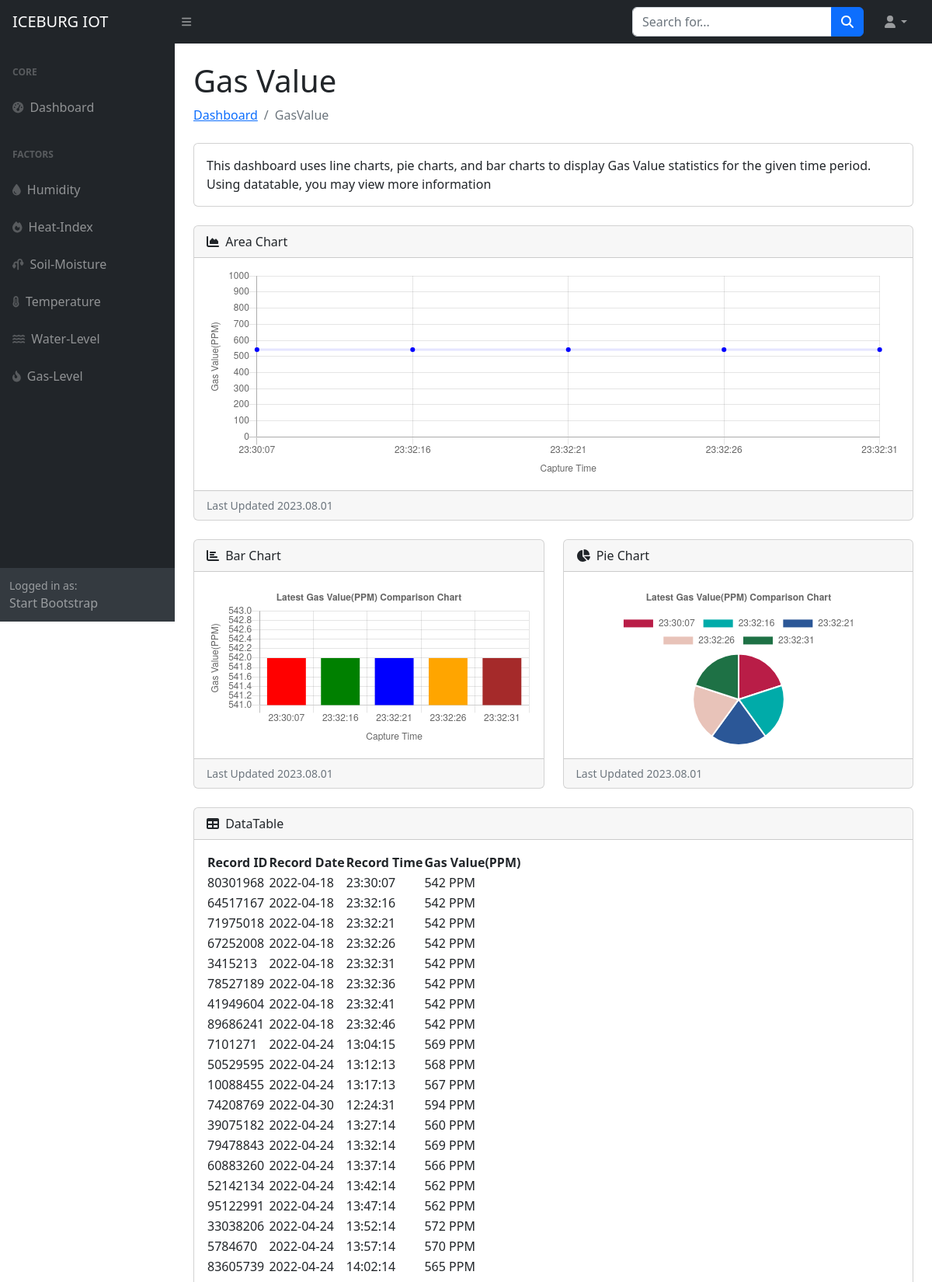
Page /gasLv.php (upper part) on the committed database.
### tables this page shows
CREATE TABLE IF NOT EXISTS `sensor_box_01` (
  `Record_ID` int(10) NOT NULL,
  `Record_Date` varchar(12) NOT NULL,
  `Record_Time` varchar(10) NOT NULL,
  `Temperature` varchar(5) NOT NULL,
  `Humidity` varchar(5) NOT NULL,
  `Heat_Index` varchar(5) NOT NULL,
  `Gas_Value` varchar(5) NOT NULL,
  PRIMARY KEY (`Record_ID`)
);

### gasLv.php (the view, shortened to what this page needs)
<?php
include('php/config.php');
$SQL = "SELECT * FROM `sensor_box_01` LIMIT 5;";
$stmt = $conn->prepare($SQL);
$stmt->execute();
$sensor_data = $stmt->get_result();
?>
<!DOCTYPE html>
<html lang="en">
<?php include 'assets/components/head.php' ?>
<body class="sb-nav-fixed">
    <?php include 'assets/components/navbar.php' ?>
    <?php include 'sidebar.php' ?>
    <div id="layoutSidenav_content">
        <main>
            <div class="container-fluid px-4">
                <h1 class="mt-4">Gas Value</h1>
                <ol class="breadcrumb mb-4">
                    <li class="breadcrumb-item"><a href="index.php">Dashboard</a></li>
                    <li class="breadcrumb-item active">GasValue</li>
                </ol>
                <div class="card mb-4">
                    <div class="card-body">
                        This dashboard uses line charts, pie charts, and bar charts to display Gas Value statistics for the given time period. Using datatable, you may view more information
                    </div>
                </div>
                <div class="card mb-4">
                    <div class="card-header">
                        <i class="fas fa-chart-area me-1"></i>
                        Area Chart
                    </div>
                    <div class="card-body"><canvas id="areaChart" width="100%" height="30"></canvas></div>
                    <div class="card-footer small text-muted">Last Updated <?php echo date("Y.m.d") ?></div>
                </div>
                <div class="row">
                    <div class="col-lg-6">
                        <div class="card mb-4">
                            <div class="card-header">
                                <i class="fas fa-chart-bar me-1"></i>
                                Bar Chart
                            </div>
                            <div class="card-body"><canvas id="myChart2" style="width:100%; max-width:600px"></canvas></div>
                            <div class="card-footer small text-muted">Last Updated <?php echo date("Y.m.d") ?></div>
                        </div>
                    </div>
                    <div class="col-lg-6">
                        <div class="card mb-4">
                            <div class="card-header">
                                <i class="fas fa-chart-pie me-1"></i>
                                Pie Chart
                            </div>
                            <div class="card-body"><canvas id="myChart" style="width:100%;max-width:600px"></canvas></div>
                            <div class="card-footer small text-muted">Last Updated <?php echo date("Y.m.d") ?></div>
                        </div>
                    </div>
                </div>
                <?php
                $SQL = "SELECT * FROM `sensor_box_01`;";
                $stmt = $conn->prepare($SQL);
                $stmt->execute();
                $all_data = $stmt->get_result();
                ?>
                <div class="card mb-4">
                    <div class="card-header">
                        <i class="fas fa-table me-1"></i>
                        DataTable
                    </div>
                    <div class="card-body">
                        <table id="datatablesSimple">
                            <thead>
                                <tr>
                                    <th>Record ID</th>
                                    <th>Record Date</th>
                                    <th>Record Time</th>
                                    <th>Gas Value(PPM)</th>
                                </tr>
                            </thead>
                            <tbody>
                                <?php foreach ($all_data as $row) { ?>
                                    <tr>
                                        <td><?php echo $row['Record_ID'] ?></td>
                                        <td><?php echo $row['Record_Date'] ?></td>
                                        <td><?php echo $row['Record_Time'] ?></td>
                                        <td><?php echo $row['Gas_Value'] . ' PPM' ?></td>
                                    </tr>
                                <?php } ?>
                            </tbody>
                        </table>
                    </div>
                </div>
            </div>
        </main>
    </div>
    </div>
    <script>
        var yValues = [];
        var xValues = [];
        <?php foreach ($sensor_data as $row) {
            $humidity = (float)$row['Gas_Value'];
            $record_time = $row['Record_Time'];
        ?>
            yValues.push(<?php echo $humidity; ?>);
            xValues.push('<?php echo $record_time; ?>');
        <?php } ?>
        var barColors = [
            "#b91d47",
            "#00aba9",
            "#2b5797",
            "#e8c3b9",
            "#1e7145"
        ];
        new Chart("myChart", {
            type: "pie",
            data: {
                labels: xValues,
                datasets: [{
                    backgroundColor: barColors,
                    data: yValues
                }]
            },
            options: {
                title: {
                    display: true,
                    text: "Latest Gas Value(PPM) Comparison Chart"
                }
            }
        });
    </script>
    <script>
        var yValues = [];
        var xValues = [];
        <?php foreach ($sensor_data as $row) {
            $humidity = (float)$row['Gas_Value'];
            $time = $row['Record_Time'];
        ?>
            yValues.push(<?php echo $humidity; ?>);
            xValues.push('<?php echo $time; ?>');
        <?php } ?>
        var barColors = ["red", "green", "blue", "orange", "brown"];
        new Chart("myChart2", {
            type: "bar",
            data: {
                labels: xValues,
                datasets: [{
                    backgroundColor: barColors,
                    data: yValues
                }]
            },
            options: {
                legend: {
                    display: false
                },
                title: {
                    display: true,
                    text: "Latest Gas Value(PPM) Comparison Chart"
                },
                scales: {
                    yAxes: [{
                        scaleLabel: {
                            display: true,
                            labelString: 'Gas Value(PPM)'
                        }
                    }],
                    xAxes: [{
                        display: true,
                        scaleLabel: {
                            display: true,
                            labelString: 'Capture Time'
                        }
                    }],
                }
            }
        });
    </script>
    <script>
        var xValues = [];
        var yValues = [];
        <?php foreach ($sensor_data as $row) {
            $humidity = (float)$row['Gas_Value'];
            $time = $row['Record_Time'];
        ?>
            xValues.push('<?php echo $time; ?>');
            yValues.push(<?php echo $humidity; ?>);
        <?php } ?>
        console.log(xValues);
        console.log(yValues);
        new Chart("areaChart", {
            type: "line",
            data: {
                labels: xValues,
                datasets: [{
                    fill: false,
                    lineTension: 0,
                    backgroundColor: "rgba(0,0,255,1.0)",
                    borderColor: "rgba(0,0,255,0.1)",
                    data: yValues
                }]
            },
            options: {
                legend: {
                    display: false
                },
                scales: {
                    yAxes: [{
                        ticks: {
                            min: 0,
                            max: 1000
                        },
                        scaleLabel: {
                            display: true,
                            labelString: 'Gas Value(PPM)'
                        }
                    }],
                    xAxes: [{
                        display: true,
                        scaleLabel: {
                            display: true,
                            labelString: 'Capture Time'
                        }
                    }],
                }
            }
        });
    </script>
</body>
</html>

### rows in the picture
sensor_box_01: Record_ID "80301968", Record_Date "2022-04-18", Record_Time "23:30:07", Gas_Value "542"
sensor_box_01: Record_ID "64517167", Record_Date "2022-04-18", Record_Time "23:32:16", Gas_Value "542"
sensor_box_01: Record_ID "71975018", Record_Date "2022-04-18", Record_Time "23:32:21", Gas_Value "542"
sensor_box_01: Record_ID "67252008", Record_Date "2022-04-18", Record_Time "23:32:26", Gas_Value "542"
sensor_box_01: Record_ID "3415213", Record_Date "2022-04-18", Record_Time "23:32:31", Gas_Value "542"
sensor_box_01: Record_ID "78527189", Record_Date "2022-04-18", Record_Time "23:32:36", Gas_Value "542"
sensor_box_01: Record_ID "41949604", Record_Date "2022-04-18", Record_Time "23:32:41", Gas_Value "542"
sensor_box_01: Record_ID "89686241", Record_Date "2022-04-18", Record_Time "23:32:46", Gas_Value "542"
sensor_box_01: Record_ID "7101271", Record_Date "2022-04-24", Record_Time "13:04:15", Gas_Value "569"
sensor_box_01: Record_ID "50529595", Record_Date "2022-04-24", Record_Time "13:12:13", Gas_Value "568"
sensor_box_01: Record_ID "10088455", Record_Date "2022-04-24", Record_Time "13:17:13", Gas_Value "567"
sensor_box_01: Record_ID "74208769", Record_Date "2022-04-30", Record_Time "12:24:31", Gas_Value "594"
sensor_box_01: Record_ID "39075182", Record_Date "2022-04-24", Record_Time "13:27:14", Gas_Value "560"
sensor_box_01: Record_ID "79478843", Record_Date "2022-04-24", Record_Time "13:32:14", Gas_Value "569"
sensor_box_01: Record_ID "60883260", Record_Date "2022-04-24", Record_Time "13:37:14", Gas_Value "566"
sensor_box_01: Record_ID "52142134", Record_Date "2022-04-24", Record_Time "13:42:14", Gas_Value "562"
sensor_box_01: Record_ID "95122991", Record_Date "2022-04-24", Record_Time "13:47:14", Gas_Value "562"
sensor_box_01: Record_ID "33038206", Record_Date "2022-04-24", Record_Time "13:52:14", Gas_Value "572"
sensor_box_01: Record_ID "5784670", Record_Date "2022-04-24", Record_Time "13:57:14", Gas_Value "570"
sensor_box_01: Record_ID "83605739", Record_Date "2022-04-24", Record_Time "14:02:14", Gas_Value "565"

### other values in the picture
chart data {{ $humidity }} 542, 542, 542, 542, 542
chart data {{ $record_time }} 23:30:07, 23:32:16, 23:32:21, 23:32:26, 23:32:31
chart data {{ $time }} 23:30:07, 23:32:16, 23:32:21, 23:32:26, 23:32:31
